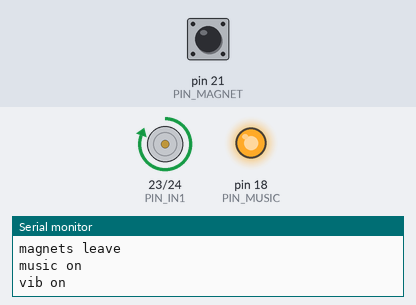
A sketch run on a simulated Arduino Mega 2560, built with avr-gcc and run on an emulated ATmega2560. On the bench: motor-driver pin pairs drawn as motors (green arrow = first pin HIGH = forward, orange = second pin HIGH = backward, longer = more drive), output pins drawn as LEDs (lit = HIGH), the last lines printed to the serial monitor. The test bench sets the inputs (shaded band); at power-on: pin 21 (PIN_MAGNET) HIGH.

Above: at 1.2 s.
1.3 s: pin 21 (PIN_MAGNET) pulled LOW for 0.15 s
At 1.4 s:
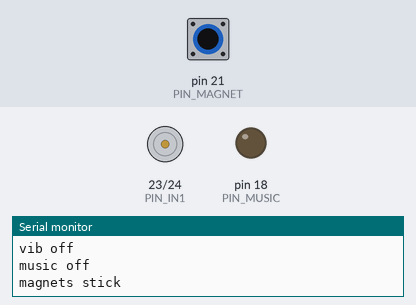
3.0 s: pin 21 (PIN_MAGNET) pulled LOW for 3.2 s
At 6.5 s:
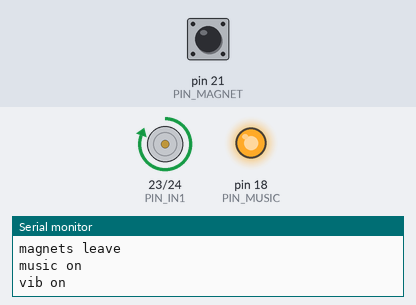
Timing chart, 0 to 8.0 s (numbered marks = the images above; inputs shaded):
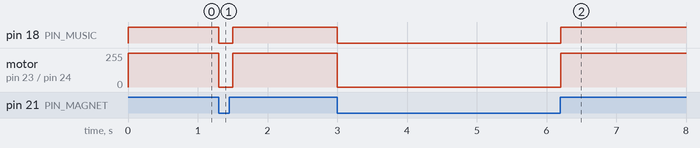

Measured:
- after the input at 1.3 s, pin 18 (PIN_MUSIC): HIGH → LOW at once, → HIGH 0.20 s later; motor on pin 23 (PIN_IN1) / pin 24 (PIN_IN2): forward 255/255 → stopped at once, → forward 255/255 0.20 s later
- after the input at 3.0 s, pin 18 (PIN_MUSIC): HIGH → LOW at once, → HIGH 3.2 s later; motor on pin 23 (PIN_IN1) / pin 24 (PIN_IN2): forward 255/255 → stopped at once, → forward 255/255 3.2 s later

The sketch:

magnet.ino
```cpp
#include <Arduino.h>

const int PIN_MAGNET = 21; // 磁石センサーピン
const int PIN_IN1 = 23;    // バイブレーションモータのピン1
const int PIN_IN2 = 24;    // バイブレーションモータのピン2
const int PIN_MUSIC = 18;  // 音楽再生用ピン

bool magnetState = false;

// バイブレーションのセットアップ
void setupVibration() {
  pinMode(PIN_IN1, OUTPUT);
  pinMode(PIN_IN2, OUTPUT);
  motorOff(); // 初期化時にモーターをオフ
}

// 音楽のセットアップ
void setupMusic() {
  pinMode(PIN_MUSIC, OUTPUT);
}

// モーターのオン/オフ
void motorOn() {
  digitalWrite(PIN_IN1, HIGH);
  digitalWrite(PIN_IN2, LOW);
  Serial.println("vib on");
}

void motorOff() {
  digitalWrite(PIN_IN1, LOW);
  digitalWrite(PIN_IN2, LOW);
  Serial.println("vib off");
}

// 音楽のオン/オフ
void musicOn() {
  digitalWrite(PIN_MUSIC, HIGH);
  Serial.println("music on");
  // 音楽再生機能の追加が必要 (例えば、サウンドモジュール)
}

void musicOff() {
  digitalWrite(PIN_MUSIC, LOW);
  Serial.println("music off");
}

// センサーの初期化
void setup() {
  Serial.begin(9600);
  pinMode(PIN_MAGNET, INPUT_PULLUP); // プルアップで設定
  setupVibration();
  setupMusic();
}

// メインループ
void loop() {
  bool currentState = digitalRead(PIN_MAGNET);

  if (currentState != magnetState) {
    if (currentState == LOW) {
      stick(); // 磁石が付いた場合
    } else {
      leave(); // 磁石が離れた場合
    }
    magnetState = currentState;
  }

  delay(100); // 短い遅延
}

// 磁石が付いた時の処理
void stick() {
  motorOff();
  musicOff();
  Serial.println("magnets stick");
}

// 磁石が離れた時の処理
void leave() {
  Serial.println("magnets leave");
  musicOn();
  motorOn();
}
```
